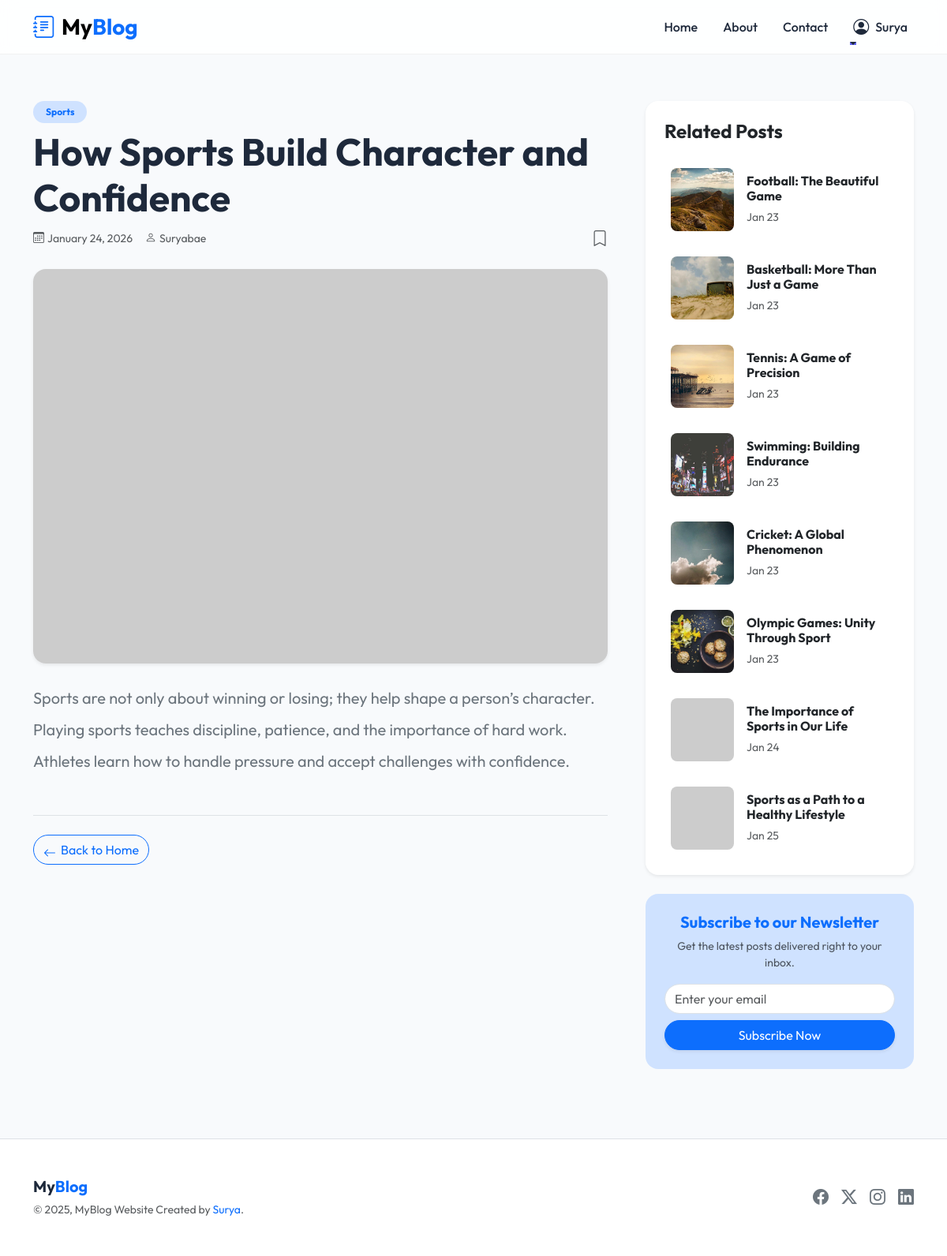
The page /post/how-sports-build-character-and-confidence (signed in) on the database its author committed.
### blog/models.py (models this page shows, shortened)
class Post(models.Model):
    title = models.CharField(max_length=100)
    content = models.TextField()
    img_url = models.ImageField(max_length=500, null=True, blank=True, upload_to="posts/images")
    image_url_online = models.URLField(max_length=500, null=True, blank=True, help_text="Online image URL (if provided instead of file upload)")
    created_at = models.DateTimeField(auto_now_add=True)
    slug = models.SlugField(max_length=500, blank=True, null=True)
    category = models.ForeignKey(Category, on_delete=models.CASCADE)
    user = models.ForeignKey(User, on_delete=models.CASCADE, null=True, blank=True)
    saved_by = models.ManyToManyField(User, related_name='saved_posts', blank=True)
    is_published = models.BooleanField(default=False)
    @property
    def formatted_img_url(self):
        category_seeds = {
            "Technology": "tech",
            "Science": "science",
            "Art": "art",
            "Sports": "sports",
            "Food": "food",
        }
        if self.image_url_online:
            return self.image_url_online
        if self.img_url and hasattr(self.img_url, 'name') and self.img_url.name:
            try:
                file_path = os.path.join(settings.MEDIA_ROOT, self.img_url.name)
                if os.path.exists(file_path) and os.path.getsize(file_path) > 0:
                    uploaded_url = self.img_url.url
                    if uploaded_url.startswith(('http://', 'https://')):
                        return uploaded_url
                    return uploaded_url
            except (ValueError, AttributeError, OSError, Exception):
                pass
        if self.id and self.category:
            category_name = self.category.name
            base_seed = category_seeds.get(category_name, "default")
            title_hash = hashlib.md5(self.title.encode()).hexdigest()[:8] if self.title else "00000000"
            content_hash = hashlib.md5(self.content.encode()).hexdigest()[:4] if self.content else "0000"
            unique_seed = f"{base_seed}_{self.id}_{title_hash}_{content_hash}"
            return f"https://picsum.photos/seed/{unique_seed}/800/600"
        else:
            return f"https://picsum.photos/seed/default_{self.id or 'new'}/800/600"

class Category(models.Model):
    name = models.CharField(max_length=100)

### blog/views.py (the view)
# urls.py: path("post/<str:slug>", views.detail, name="detail"),
def detail(request, slug):
    if not request.user.is_authenticated:
        messages.info(request, "Please sign in")
        return redirect("blog:login")
    if not request.user.has_perm("blog.view_post"):
        messages.error(request, "You have no permission to view any posts")
        return redirect("blog:index")
    post = get_object_or_404(Post, slug=slug)
    related_posts = Post.objects.filter(category=post.category).exclude(pk=post.id)
    return render(
        request, "blog/detail.html", {"post": post, "related_posts": related_posts}
    )

### blog/templates/blog/detail.html (shortened to what this page needs)
{% extends 'blog/base.html' %}
{% block content %}
<div class="container py-5 animate__animated animate__fadeIn">
  <div class="row g-5">
    <div class="col-lg-8">
      <article class="blog-post">
        <div class="mb-4">
          <span
            class="badge bg-primary-subtle text-primary rounded-pill px-3 py-2 mb-2">{{post.category.name|default:"General"}}</span>
          <h1 class="fw-bold display-5 mb-2">{{ post.title }}</h1>
          <div class="text-muted d-flex align-items-center gap-3 small">
            <span><i class="bi bi-calendar3 me-1"></i>{{ post.created_at|date:"F j, Y" }}</span>
            {% if post.user %}
            <span><i class="bi bi-person me-1"></i>{{ post.user.username }}</span>
            {% endif %}
            {% if user.is_authenticated %}
            <a href="{% url 'blog:toggle_save_post' post_id=post.id %}" class="text-decoration-none ms-auto"
              title="{% if request.user in post.saved_by.all %}Unsave Post{% else %}Save Post{% endif %}">
              {% if request.user in post.saved_by.all %}
              <i class="bi bi-bookmark-fill fs-5 text-primary"></i>
              {% else %}
              <i class="bi bi-bookmark fs-5 text-muted"></i>
              {% endif %}
            </a>
            {% endif %}
          </div>
        </div>
        <div class="mb-4 overflow-hidden rounded-4 shadow-sm">
          <img src="{{post.formatted_img_url}}" class="img-fluid w-100 object-fit-cover" alt="{{post.title}}"
            style="max-height: 500px;">
        </div>
        <div class="blog-content fs-5 lh-lg text-secondary">
          {{ post.content|linebreaks }}
        </div>
        <div class="mt-5 pt-4 border-top">
          <a href="{% url 'blog:index' %}" class="btn btn-outline-primary rounded-pill icon-link icon-link-hover">
            <i class="bi bi-arrow-left"></i> Back to Home
          </a>
        </div>
      </article>
    </div>
    <div class="col-lg-4">
      <div class="position-sticky" style="top: 100px;">
        <div class="card border-0 shadow-sm rounded-4 mb-4">
          <div class="card-body p-4">
            <h4 class="card-title fw-bold mb-4">Related Posts</h4>
            {% if related_posts %}
            <div class="d-flex flex-column gap-3">
              {% for related_post in related_posts %}
              <div
                class="d-flex align-items-center gap-3 group-hover-bg p-2 rounded-3 transition-all position-relative">
                <img src="{{related_post.formatted_img_url}}" class="rounded-3 object-fit-cover" width="80" height="80"
                  alt="{{related_post.title}}">
                <div>
                  <h6 class="mb-1 fw-bold">
                    <a href="{% url 'blog:detail' slug=related_post.slug %}"
                      class="text-decoration-none text-dark stretched-link">
                      {{ related_post.title|truncatechars:40 }}
                    </a>
                  </h6>
                  <small class="text-muted">{{ related_post.created_at|date:"M d" }}</small>
                </div>
              </div>
              {% endfor %}
            </div>
            {% else %}
            <div class="text-center text-muted py-4">
              <i class="bi bi-journal-x fs-1 mb-2 d-block"></i>
              No related posts found.
            </div>
            {% endif %}
          </div>
        </div>
        <div class="card border-0 bg-primary-subtle rounded-4 p-4 text-center">
          <h5 class="fw-bold text-primary mb-2">Subscribe to our Newsletter</h5>
          <p class="small text-muted mb-3">Get the latest posts delivered right to your inbox.</p>
          <form action="{% url 'blog:subscribe' %}" method="post">
            <div class="mb-2">
              <input type="email" name="email" class="form-control rounded-pill" placeholder="Enter your email"
                required>
            </div>
            <button type="submit" class="btn btn-primary w-100 rounded-pill shadow-sm">Subscribe Now</button>
          </form>
        </div>
      </div>
    </div>
  </div>
</div>
{% endblock %}

### blog/templates/blog/includes/header.html (shortened to what this page needs)
<nav class="navbar navbar-expand-lg navbar-light fixed-top navbar-glass">
    <div class="container">
        <a class="navbar-brand fw-bold fs-3" href="/">
            <i class="bi bi-journal-text text-primary me-2"></i>My<span class="text-primary">Blog</span>
        </a>
        <div class="collapse navbar-collapse" id="navbarNav">
            <ul class="navbar-nav ms-auto align-items-center gap-3">
                <li class="nav-item">
                    <a class="nav-link" href="/">Home</a>
                </li>
                <li class="nav-item">
                    <a class="nav-link" href="/about">About</a>
                </li>
                <li class="nav-item">
                    <a class="nav-link" href="/contact">Contact</a>
                </li>
                {% if user.is_authenticated %}
                <li class="nav-item dropdown">
                    <a class="nav-link dropdown-toggle d-flex align-items-center gap-2" href="#" id="navbarDropdown"
                        role="button" data-bs-toggle="dropdown" aria-expanded="false">
                        <i class="bi bi-person-circle fs-5"></i>
                        <span>{{ user.username }}</span>
                    </a>
                </li>
                {% endif %}
            </ul>
        </div>
    </div>
</nav>
<div style="height: 80px;"></div>

### blog/static/blog/style.css (style rules this page uses)
:root { --primary-color: #6366f1; --primary-hover: #4f46e5; --secondary-color: #ec4899; --bg-color: #f8fafc; --text-color: #0f172a; --nav-bg: rgba(255, 255, 255, 0.85); --card-bg: #ffffff; --card-shadow: 0 4px 6px -1px rgb(0 0 0 / 0.1), 0 2px 4px -2px rgb(0 0 0 / 0.1); --card-shadow-hover: 0 10px 15px -3px rgb(0 0 0 / 0.1), 0 4px 6px -4px rgb(0 0 0 / 0.1); }
body { background-color: var(--bg-color); color: var(--text-color); }
a { text-decoration: none; transition: color 0.3s ease; }
.navbar-glass { background-color: var(--nav-bg); backdrop-filter: blur(10px); -webkit-backdrop-filter: blur(10px); border-bottom: 1px solid rgba(0, 0, 0, 0.05); }
.nav-link { font-weight: 500; color: var(--text-color) !important; position: relative; }
.nav-link::after { content: ''; position: absolute; width: 0; height: 2px; bottom: 0; left: 0; background-color: var(--primary-color); transition: width 0.3s ease; }

### blog/templates/blog/base.html (style rules this page uses)
:root { --primary-color: #6366f1; --secondary-color: #a855f7; --bg-color: #f8fafc; --text-color: #1e293b; --card-bg: #ffffff; }
body { font-family: 'Outfit', sans-serif; background-color: var(--bg-color); color: var(--text-color); display: flex; flex-direction: column; min-height: 100vh; }

### blog/templates/blog/detail.html (style rules this page uses)
.blog-content p { margin-bottom: 1.5rem; }
.object-fit-cover { object-fit: cover; }
.transition-all { transition: all 0.2s ease; }

### rows shown on the page
Post: category.name "Sports", title "How Sports Build Character and Confidence", created_at "January 24, 2026", user.username "Suryabae", content "Sports are not only about winning or losing; they help shape a person’s character. Playing sports teaches discipline, patience, and the importance of hard work. Athletes learn how to handle pressure and accept challenges with confidence."
Post: formatted_img_url (picture), title "Football: The Beautiful Game", created_at "Jan 23"
Post: formatted_img_url (picture), title "Basketball: More Than Just a Game", created_at "Jan 23"
Post: formatted_img_url (picture), title "Tennis: A Game of Precision", created_at "Jan 23"
Post: formatted_img_url (picture), title "Swimming: Building Endurance", created_at "Jan 23"
Post: formatted_img_url (picture), title "Cricket: A Global Phenomenon", created_at "Jan 23"
Post: formatted_img_url (picture), title "Olympic Games: Unity Through Sport", created_at "Jan 23"
Post: title "The Importance of Sports in Our Life", created_at "Jan 24"
Post: title "Sports as a Path to a Healthy Lifestyle", created_at "Jan 25"

### other values the page prints
{{ user.username }} "Surya"
